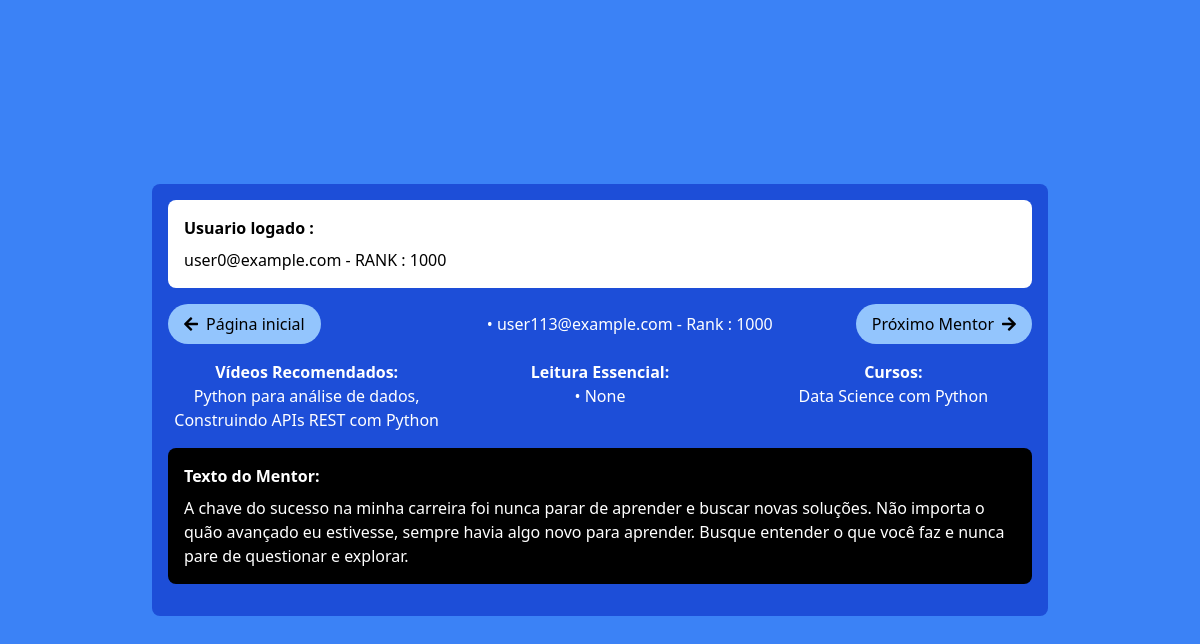
/indicacoes/init?page=4 (signed in), run on the app's committed database.
### tables this page shows
CREATE TABLE profession_data (
                        id INTEGER PRIMARY KEY AUTOINCREMENT,
                        profession_id INTEGER NOT NULL,
                        region_id INTEGER NOT NULL,
                        salary INTEGER NOT NULL,
                        email TEXT UNIQUE NOT NULL,
                        rank INTEGER,
                        FOREIGN KEY (profession_id) REFERENCES professions(id),
                        FOREIGN KEY (region_id) REFERENCES regions(id));

CREATE TABLE indications (
                        id INTEGER PRIMARY KEY AUTOINCREMENT,
                        email TEXT NOT NULL,
                        courses TEXT,
                        videos TEXT,
                        books TEXT,
                        motivational_text TEXT,
                        FOREIGN KEY (email) REFERENCES users(useremail));

### routes/indicacoes.py (the view)
@indicacoes_route.route('/init')
def usuarios():
    user_email = session['user']
    print("logged email " + user_email)
    page = request.args.get('page', 0, type=int)  # Obter o número da página (0 por padrão)
    higher_rank_users, user_rank = get_usuario_by_index(page, user_email)
    if higher_rank_users is None:
        return render_template('indicacoes.html', indicacoes=None, has_next=False)
    has_next = True if higher_rank_users != None else False
    print("higher_rank_users " + str(higher_rank_users))
    return render_template('indicacoes.html', indicacoes=higher_rank_users, has_next=has_next, page=page, user_email=user_email, user_rank=user_rank)

### routes/indicacoes.py (called while the page is built)
def get_db():
    db = getattr(g, '_database', None)
    if db is None:
        db = g._database = sqlite3.connect(DATABASE)
    return db

def query_db(query, args=(), one=False):
    cur = get_db().execute(query, args)
    rv = cur.fetchall()
    cur.close()
    return (rv[0] if rv else None) if one else rv

@indicacoes_route.teardown_request
def close_connection(exception):
    db = getattr(g, '_database', None)
    if db is not None:
        db.close()

def get_usuario_by_index(index, user_email):
    user_rank = query_db('SELECT Rank FROM profession_data WHERE email = ?', [user_email], one=True)
    print("user_rank " + str(user_rank))
    if user_rank:
            user_rank = user_rank[0]
            higher_rank_users = query_db('''
                SELECT p.email, i.courses, i.videos, i.books, i.motivational_text, p.rank
                FROM profession_data p
                JOIN indications i ON p.email = i.email
                WHERE p.Rank >= ? LIMIT 1 OFFSET ?
            ''', [user_rank, index])
            print("higher_rank_users " + str(higher_rank_users))
    else:
        higher_rank_users = None
    return higher_rank_users, user_rank

### templates/indicacoes.html (shortened to what this page needs)
<!DOCTYPE html>
<html lang="pt-BR">
<head>
    <script src="https://cdn.tailwindcss.com"></script>
    <link rel="stylesheet" href="https://cdnjs.cloudflare.com/ajax/libs/font-awesome/5.15.3/css/all.min.css">
</head>
<body class="bg-blue-500 flex items-center justify-center min-h-screen">
    <div class="bg-blue-700 text-white w-full max-w-4xl p-4 rounded-lg">
        <div class="bg-white text-black p-4 rounded-lg mb-4">
            <h2 class="font-bold mb-2">Usuario logado :</h2>
            {% if user_email %}
                <p>{{ user_email }} - RANK :  {{ user_rank }}</p>
            {% endif %}
        </div>
        <div class="flex justify-between items-center mb-4">
            <a href="/home/return" class="bg-blue-300 text-black px-4 py-2 rounded-full flex items-center">
                <i class="fas fa-arrow-left"></i>
                <span class="ml-2">Página inicial</span>
            </a>
            {% if indicacoes %}
                    {% for indicacao in indicacoes %}
                        <p>• {{ indicacao[0] }} - Rank : {{ indicacao[5] }}</p>
                    {% endfor %}
                {% if has_next %}
                    <a href="{{ url_for('indicacoes.usuarios', page=page + 1) }}" class="bg-blue-300 text-black px-4 py-2 rounded-full flex items-center">
                        <span class="mr-2">Próximo Mentor</span>
                        <i class="fas fa-arrow-right"></i>
                    </a>
                {% else %}
                    <div class="bg-blue-300 text-black px-4 py-2 rounded-full flex items-center">
                    <span class="mr-2">Fim da lista</span>
                    </div>
                 {% endif %}
            {% else %}
                <h1 class="text-xl font-bold mb-4">Fim da lista de Indicações</h1>
            {% endif %}
        </div>
        <div class="grid grid-cols-3 gap-4 text-center mb-4">
            <div>
                <h2 class="font-bold">Vídeos Recomendados:</h2>
                {% if indicacoes %}
                    {% for indicacao in indicacoes %}
                        <p>{{ indicacao[2] }}</p>
                    {% endfor %}
                {% else %}
                    <p>Nenhum vídeo recomendado disponível.</p>
                {% endif %}
            </div>
            <div>
                <h2 class="font-bold">Leitura Essencial:</h2>
                {% if indicacoes %}
                    {% for indicacao in indicacoes %}
                        <p>• {{ indicacao[3] }}</p>
                    {% endfor %}
                {% else %}
                    <p>Nenhum livro recomendado disponível.</p>
                {% endif %}
            </div>
            <div>
                <h2 class="font-bold">Cursos:</h2>
                {% if indicacoes %}
                    {% for indicacao in indicacoes %}
                        <p>{{ indicacao[1] }}</p>
                    {% endfor %}
                {% else %}
                    <p>Nenhum curso recomendado disponível.</p>
                {% endif %}
            </div>
        </div>
        <div class="bg-black text-white p-4 rounded-lg mb-4">
            <h2 class="font-bold mb-2">Texto do Mentor:</h2>
            {% if indicacoes %}
                {% for indicacao in indicacoes %}
                    <p>{{ indicacao[4] }}</p>
                {% endfor %}
            {% else %}
                <p>Nenhum texto motivacional disponível.</p>
            {% endif %}
        </div>
    </div>
</body>
</html>

### data on the page
profession_data: email "user0@example.com", rank "1000"
indications: email "user113@example.com", rank "1000", videos "Python para análise de dados, Construindo APIs REST com Python", indicacao "None", courses "Data Science com Python", motivational_text "A chave do sucesso na minha carreira foi nunca parar de aprender e buscar novas soluções. Não importa o quão avançado eu estivesse, sempre havia algo novo para aprender. Busque entender o que você faz e nunca pare de questionar e explorar."
